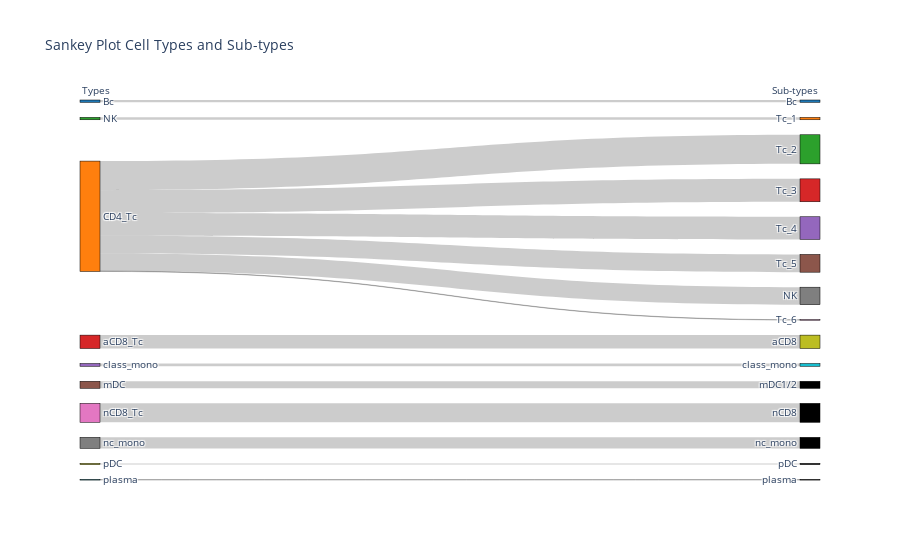

The cell this chart's notebook holds for it:
### Code cell
sankey_plot(
    [cell_types_df['clustering'], cell_types_df['fineclusters']],
    labels_titles=['Types', 'Sub-types'],
    title='Sankey Plot Cell Types and Sub-types'
)

### Figure 1 — Plotly figure (JSON) as saved in the notebook; plotly's stock layout.template omitted (floating-point values rounded to 4 significant figures)
{"data": [{"link": {"source": [0, 1, 1, 1, 1, 1, 1, 2, 3, 4, 5, 6, 7, 8, 9], "target": [10, 12, 13, 14, 15, 16, 17, 11, 18, 19, 20, 21, 22, 23, 24], "value": [308, 3826, 3012, 2980, 2337, 54, 2304, 319, 1761, 363, 930, 2495, 1458, 155, 55]}, "node": {"color": ["#1f77b4", "#ff7f0e", "#2ca02c", "#d62728", "#9467bd", "#8c564b", "#e377c2", "#7f7f7f", "#bcbd22", "#17becf", "#1f77b4", "#ff7f0e", "#2ca02c", "#d62728", "#9467bd", "#8c564b", "#e377c2", "#7f7f7f", "#bcbd22", "#17becf"], "label": ["Bc", "CD4_Tc", "NK", "aCD8_Tc", "class_mono", "mDC", "nCD8_Tc", "nc_mono", "pDC", "plasma", "Bc", "Tc_1", "Tc_2", "Tc_3", "Tc_4", "Tc_5", "Tc_6", "NK", "aCD8", "class_mono", "mDC1/2", "nCD8", "nc_mono", "pDC", "plasma"], "line": {"color": "black", "width": 0.5}, "pad": 15, "thickness": 20}, "type": "sankey"}], "layout": {"annotations": [{"showarrow": false, "text": "Types", "x": 0, "xref": "x", "y": 1.05, "yref": "paper"}, {"showarrow": false, "text": "Sub-types", "x": 1, "xref": "x", "y": 1.05, "yref": "paper"}], "font": {"size": 10}, "plot_bgcolor": "rgba(0,0,0,0)", "title": {"text": "Sankey Plot Cell Types and Sub-types"}, "xaxis": {"showgrid": false, "visible": false, "zeroline": false}, "yaxis": {"showgrid": false, "visible": false, "zeroline": false}}}
